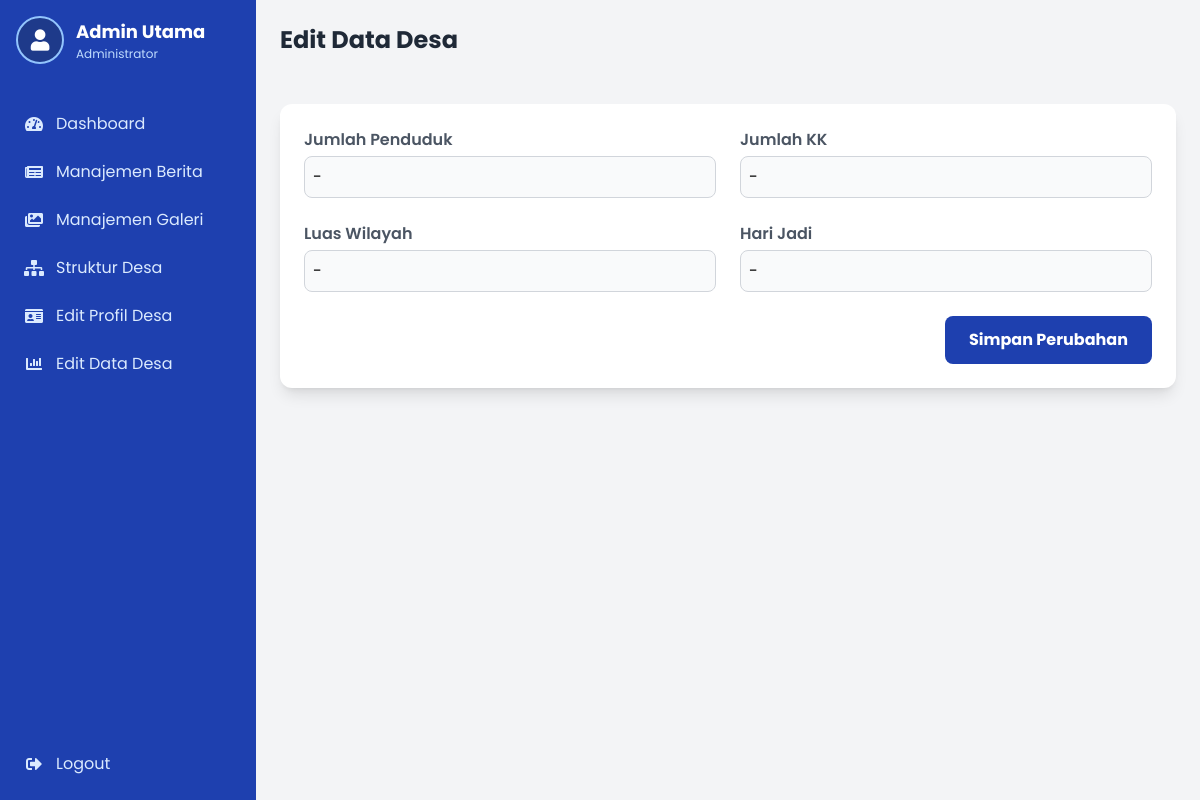
Screenshot of /admin/data-desa.php (signed in) with the database file from the repository.
### tables this page shows
CREATE TABLE `info_desa` (
  `id` int(11) NOT NULL DEFAULT 1,
  `jumlah_penduduk` varchar(50) NOT NULL,
  `jumlah_kk` varchar(50) NOT NULL,
  `luas_wilayah` varchar(50) NOT NULL,
  `hari_jadi` varchar(50) NOT NULL
);

### admin/data-desa.php (the view, shortened to what this page needs)
<?php
$page_title = "Edit Data Desa";
include 'template/header.php';
$info_result = mysqli_query($conn, "SELECT * FROM info_desa WHERE id = 1");
$info = mysqli_fetch_assoc($info_result);
include 'template/sidebar.php';
?>
<div class="flex-1 flex flex-col">
    <header class="bg-gray-100 p-6 flex justify-between items-center">
        <h1 class="text-2xl font-bold text-gray-800"><?php echo $page_title; ?></h1>
    </header>
    <main class="flex-1 p-6">
        <div class="bg-white shadow-lg rounded-xl p-6">
             <form action="data-desa.php" method="post" class="space-y-6">
                <div class="grid grid-cols-1 md:grid-cols-2 gap-6">
                    <div>
                        <label for="penduduk" class="block font-semibold text-gray-600 mb-1">Jumlah Penduduk</label>
                        <input type="text" id="penduduk" name="penduduk" value="<?php echo htmlspecialchars($info['jumlah_penduduk']); ?>" class="w-full bg-gray-50 p-2 border border-gray-300 rounded-lg focus:outline-none focus:ring-2 focus:ring-primary" placeholder="Contoh: 5.243 Jiwa">
                    </div>
                    <div>
                        <label for="kk" class="block font-semibold text-gray-600 mb-1">Jumlah KK</label>
                        <input type="text" id="kk" name="kk" value="<?php echo htmlspecialchars($info['jumlah_kk']); ?>" class="w-full bg-gray-50 p-2 border border-gray-300 rounded-lg focus:outline-none focus:ring-2 focus:ring-primary" placeholder="Contoh: 1.532 Keluarga">
                    </div>
                    <div>
                        <label for="wilayah" class="block font-semibold text-gray-600 mb-1">Luas Wilayah</label>
                        <input type="text" id="wilayah" name="wilayah" value="<?php echo htmlspecialchars($info['luas_wilayah']); ?>" class="w-full bg-gray-50 p-2 border border-gray-300 rounded-lg focus:outline-none focus:ring-2 focus:ring-primary" placeholder="Contoh: 12,5 Km²">
                    </div>
                    <div>
                        <label for="hari_jadi" class="block font-semibold text-gray-600 mb-1">Hari Jadi</label>
                        <input type="text" id="hari_jadi" name="hari_jadi" value="<?php echo htmlspecialchars($info['hari_jadi']); ?>" class="w-full bg-gray-50 p-2 border border-gray-300 rounded-lg focus:outline-none focus:ring-2 focus:ring-primary" placeholder="Contoh: 12 April 1985">
                    </div>
                </div>
                <div class="mt-8 text-right">
                    <button type="submit" class="bg-primary hover:bg-secondary text-white font-bold py-3 px-6 rounded-lg transition-colors">Simpan Perubahan</button>
                </div>
            </form>
        </div>
    </main>
</div>
<?php include 'template/footer.php'; ?>

### rows the page displays
info_desa: penduduk "-", kk "-", wilayah "-", hari_jadi "-"

### other values shown
$_SESSION['nama_lengkap'] "Admin Utama"
$page_title "Edit Data Desa"
